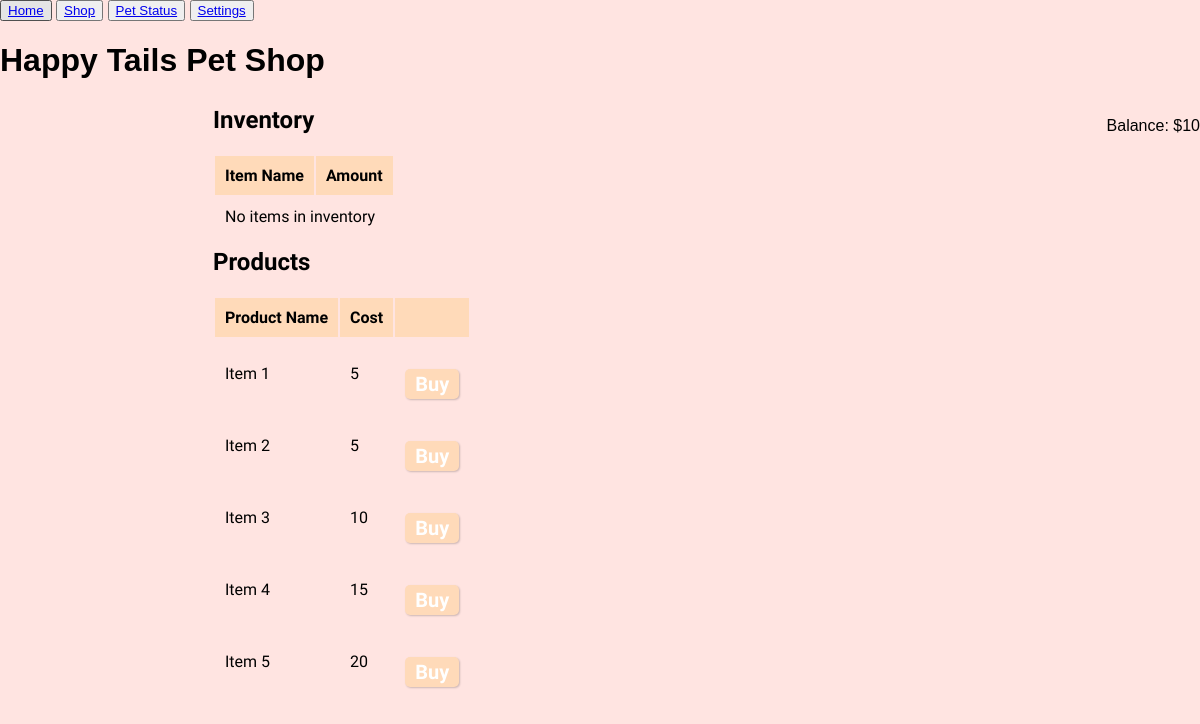
The page /shop on the database as committed earlier.
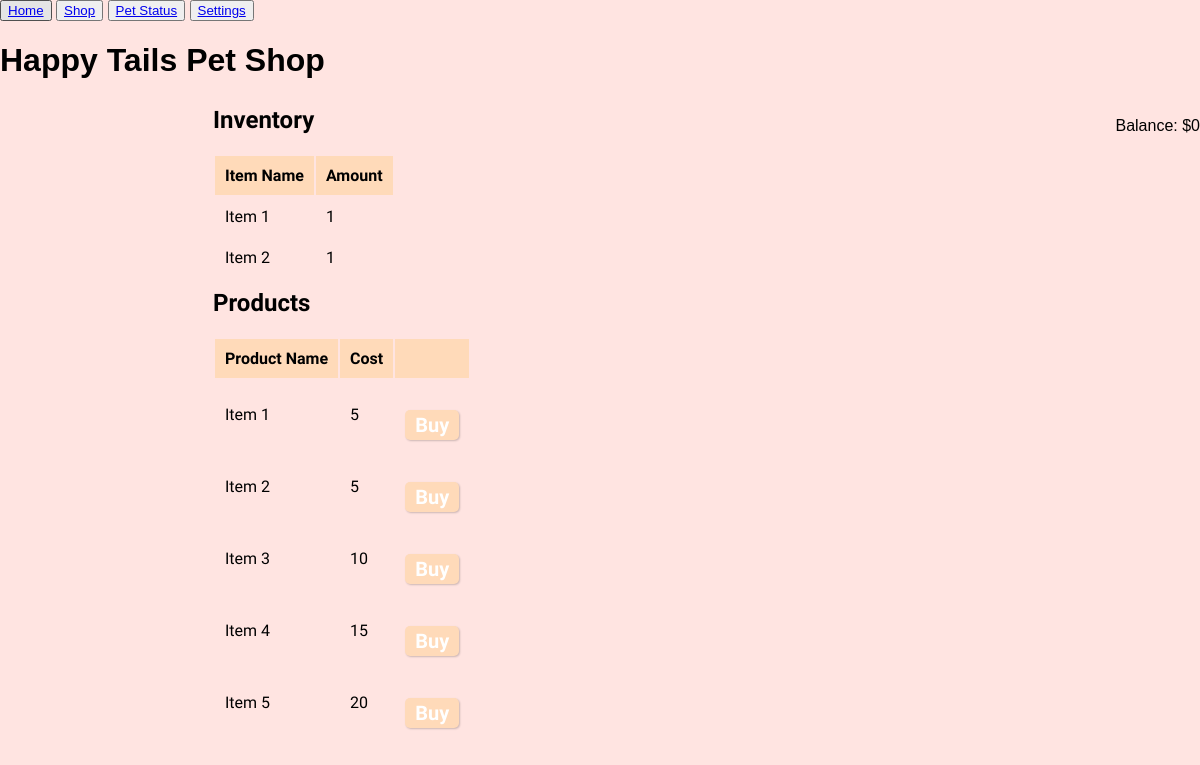
The same page on the database as committed later.
### tables this page shows
CREATE TABLE pet_shop
                (item_id INTEGER PRIMARY KEY AUTOINCREMENT,
                item_name TEXT,
                cost INTEGER,
                effect INTEGER);

CREATE TABLE inventory
                (user_id TEXT,
                item_id INTEGER,
                item_name TEXT,
                item_amount INTEGER,
                effect INTEGER,
                FOREIGN KEY (user_id) REFERENCES user(user_id),
                FOREIGN KEY (item_id) REFERENCES pet_shop(item_id));

### webapp.py (the view)
@app.route('/shop')
def shop():
    conn = sqlite3.connect('db/accountapet.db')
    c = conn.cursor()
    c.execute("SELECT user_name, user_id FROM current_user")
    result = c.fetchone()
    user_name, user_id = result[0], result[1] if result else ('', '')
    c.execute("SELECT wallet FROM users WHERE user_id=?", (user_id,))
    result = c.fetchone()
    wallet = result[0] if result else 0
    c.execute("SELECT item_id, item_name, item_amount, effect FROM inventory WHERE user_id=?", (user_id,))
    user_inventory = c.fetchall()
    c.execute("SELECT item_id, item_name, cost, effect FROM pet_shop")
    pet_shop_items = c.fetchall()
    c.close()
    conn.close()
    return render_template('shop.html', user_name=user_name, wallet=wallet, user_inventory=user_inventory, pet_shop_items=pet_shop_items)

### templates/shop.html (shortened to what this page needs)
<!DOCTYPE html>
<html>
<head>
    <link rel="stylesheet" type="text/css" href="{{ url_for('static', filename='style.css') }}">
</head>
<body>
    <div class="nav">
        <button class="button-nav"><a href="{{ url_for('home') }}">Home</a></button>
        <button class="button-nav"><a href="{{ url_for('shop') }}">Shop</a></button>
        <button class="button-nav"><a href="{{ url_for('pet_status') }}">Pet Status</a></button>
        <button class="button-nav"><a href="{{ url_for('settings') }}">Settings</a></button>
    </div>
    <h1>Happy Tails Pet Shop</h1>
    <p class="wallet">Balance: ${{ wallet }}</p>
    <div class="content">
        <div class="table-container">
          <div class="column table">
            <h2>Inventory</h2>
            <table>
              <thead>
                <tr>
                  <th>Item Name</th>
                  <th>Amount</th>
                </tr>
              </thead>
              <tbody>
                {% if user_inventory %}
                  {% for item in user_inventory %}
                    <tr>
                      <td>{{ item[1] }}</td>
                      <td>{{ item[2] }}</td>
                    </tr>
                  {% endfor %}
                {% else %}
                  <tr>
                    <td colspan="2">No items in inventory</td>
                  </tr>
                {% endif %}
              </tbody>
            </table>
          </div>
          <div class="column table">
            <h2>Products</h2>
            <table>
              <thead>
                <tr>
                  <th>Product Name</th>
                  <th>Cost</th>
                  <th></th>
                </tr>
              </thead>
              <tbody>
                {% for item in pet_shop_items %}
                  <tr>
                    <td>{{ item[1] }}</td>
                    <td>{{ item[2] }}</td>
                    <td>
                      <form action="http://127.0.0.1:5002/shop" method="POST">
                        <button type="submit">Buy</button>
                      </form>
                    </td>
                  </tr>
                {% endfor %}
              </tbody>
            </table>
          </div>
        </div>
    </div>
</body>
</html>

### static/style.css (style rules this page uses)
body { margin: 0; padding: 0; font-family: sans-serif; background-color: #FFE4E1; }
.content { max-width: 800px; margin: 0 auto; }
form { width: 40%; }
form button { display: block; height: 40px; margin-top: 20px; font-size: 20px; font-weight: bold; font-family: 'Tilt Warp'; color: #fff; background-color: #FFDAB9; border-radius: 5px; border: none; box-shadow: 1px 1px 2px rgba(0,0,0,0.2); padding: 0 10px; }
.wallet { float: right; }
.table-container { display: flex; flex-wrap: wrap; justify-content: center; align-items: flex-start; }
.table { width: 48%; margin-right: 1%; margin-left: 1%; }
.table h2 { font-size: 24px; font-family: 'Tilt Warp'; margin-top: 0; margin-bottom: 20px; }
.table th, .table td { padding: 10px; text-align: left; font-size: 16px; font-family: 'Tilt Warp'; }
.table th { background-color: #FFDAB9; }
.table td { background-color: #FFE4E1; }
.table td button { background-color: #FFDAB9; color: #fff; border-radius: 5px; border: none; box-shadow: 1px 1px 2px rgba(0,0,0,0.2); padding: 0 10px; height: 30px; cursor: pointer; }
.column { flex: 50%; padding: 5px; }

Rows that differ between the two databases and show on the page:
added inventory: item_name "Item 1", item_amount "1"
added inventory: item_name "Item 2", item_amount "1"
Other text that changed with them:
{{ wallet }}: "10" → "0"
text no longer shown: "No items in inventory"
